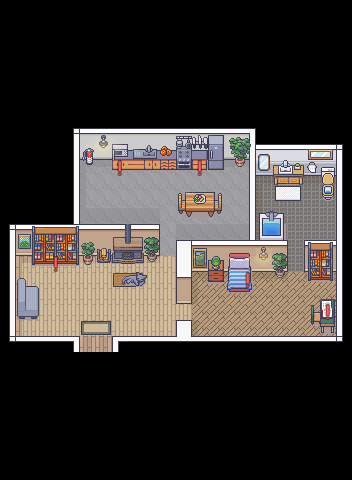

A 2D game scene composited from a Tiled map and its tileset images. What follows is a short description and the map's XML, with each tile layer's data collapsed to a summary:
An orthogonal 22x30 tile map with 16x16 px tiles, 6 tile layers (Tile Layer 1, objects-lower, walls, objects, ...), 1 hidden layer not drawn, 14 tilesets and 7 objects (Read A Book, Make A Meal, Have A Snack, Go To Bed, Study At Desk, ...).

<map version="1.10" tiledversion="1.10.2" orientation="orthogonal" renderorder="right-down" width="22" height="30" tilewidth="16" tileheight="16" infinite="0" nextlayerid="13" nextobjectid="12">
 <tileset firstgid="1" name="Interiors_16x16" tilewidth="16" tileheight="16" tilecount="17024" columns="16">
  <image source="Interiors_16x16.png" trans="000000" width="256" height="17024" />
 </tileset>
 <tileset firstgid="17025" name="Room_Builder_16x16" tilewidth="16" tileheight="16" tilecount="8284" columns="76">
  <image source="Room_Builder_16x16.png" trans="000000" width="1216" height="1744" />
  <tile id="392">
   <properties>
    <property name="transition" value="maps/map1/map1.tmx" />
   </properties>
  </tile>
  <tile id="623">
   <properties>
    <property name="blocked" value="blocked" />
   </properties>
  </tile>
  <tile id="1015">
   <properties>
    <property name="blocked" value="blocked" />
   </properties>
  </tile>
  <tile id="2323">
   <properties>
    <property name="collision" value="" />
   </properties>
  </tile>
 </tileset>
 <tileset firstgid="25309" name="2_LivingRoom_16x16" tilewidth="16" tileheight="16" tilecount="720" columns="16">
  <image source="2_LivingRoom_16x16.png" trans="000000" width="256" height="720" />
  <tile id="378">
   <properties>
    <property name="activity" value="Sleep,Home" />
   </properties>
  </tile>
 </tileset>
 <tileset firstgid="26029" name="5_Classroom_and_library_16x16" tilewidth="16" tileheight="16" tilecount="544" columns="16">
  <image source="5_Classroom_and_library_16x16.png" trans="000000" width="256" height="544" />
 </tileset>
 <tileset firstgid="26573" name="4_Bedroom_16x16" tilewidth="16" tileheight="16" tilecount="1712" columns="16">
  <image source="4_Bedroom_16x16.png" trans="000000" width="256" height="1712" />
 </tileset>
 <tileset firstgid="28285" name="12_Kitchen_16x16" tilewidth="16" tileheight="16" tilecount="784" columns="16">
  <image source="12_Kitchen_16x16.png" trans="000000" width="256" height="784" />
 </tileset>
 <tileset firstgid="29069" name="22_Museum" tilewidth="16" tileheight="16" tilecount="1952" columns="16">
  <image source="22_Museum.png" trans="000000" width="256" height="1952" />
 </tileset>
 <tileset firstgid="31021" name="20_Japanese_interiors" tilewidth="16" tileheight="16" tilecount="512" columns="16">
  <image source="20_Japanese_interiors.png" trans="000000" width="256" height="512" />
 </tileset>
 <tileset firstgid="31533" name="3_Bathroom_16x16" tilewidth="16" tileheight="16" tilecount="896" columns="16">
  <image source="3_Bathroom_16x16.png" trans="000000" width="256" height="896" />
 </tileset>
 <tileset firstgid="32429" name="21_Clothing_Store" tilewidth="16" tileheight="16" tilecount="1072" columns="16">
  <image source="21_Clothing_Store.png" trans="000000" width="256" height="1072" />
 </tileset>
 <tileset firstgid="33501" name="11_Halloween_16x16" tilewidth="16" tileheight="16" tilecount="976" columns="16">
  <image source="11_Halloween_16x16.png" trans="000000" width="256" height="976" />
 </tileset>
 <tileset firstgid="34477" name="13_Conference_Hall_16x16" tilewidth="16" tileheight="16" tilecount="192" columns="16">
  <image source="13_Conference_Hall_16x16.png" trans="000000" width="256" height="192" />
 </tileset>
 <tileset firstgid="34669" name="1_Generic_16x16" tilewidth="16" tileheight="16" tilecount="1248" columns="16">
  <image source="1_Generic_16x16.png" trans="000000" width="256" height="1248" />
 </tileset>
 <tileset firstgid="35917" name="activtymaeker" tilewidth="16" tileheight="16" tilecount="1" columns="1">
  <image source="oie_1512512TG0HYYOf.png" width="16" height="16" />
 </tileset>
 <layer id="9" name="collisions" width="22" height="30" visible="0">
  <data>[660 cells, 512 non-empty, 3 distinct tile ids]</data>
 </layer>
 <layer id="1" name="Tile Layer 1" width="22" height="30">
  <data>[660 cells, 162 non-empty, 18 distinct tile ids]</data>
 </layer>
 <layer id="4" name="objects-lower" width="22" height="30">
  <data>[660 cells, 14 non-empty, 14 distinct tile ids]</data>
 </layer>
 <layer id="2" name="walls" width="22" height="30">
  <data>[660 cells, 121 non-empty, 25 distinct tile ids]</data>
 </layer>
 <layer id="3" name="objects" width="22" height="30">
  <data>[660 cells, 96 non-empty, 93 distinct tile ids]</data>
 </layer>
 <layer id="5" name="objects-higher" width="22" height="30">
  <data>[660 cells, 28 non-empty, 25 distinct tile ids]</data>
 </layer>
 <layer id="6" name="objects-higher-higher" width="22" height="30">
  <data>[660 cells, 14 non-empty, 8 distinct tile ids]</data>
 </layer>
 <objectgroup id="10" name="activities">
  <object id="1" name="Read A Book" x="30.248" y="256.432" width="49.679" height="21.0758">
   <properties>
    <property name="activity_achievements" value="WELL_ROUNDED" />
    <property name="activity_str" value="read a book" />
    <property name="activity_time" type="int" value="1" />
    <property name="activity_type" value="relax" />
    <property name="change_stats" value="0.1,0.2" />
    <property name="is_activity" type="bool" value="true" />
   </properties>
  </object>
  <object id="3" name="Make A Meal" x="175.485" y="156.525" width="48" height="24.3823">
   <properties>
    <property name="activity_achievements" value="WELL_ROUNDED" />
    <property name="activity_str" value="make some food" />
    <property name="activity_time" type="int" value="2" />
    <property name="activity_type" value="eat" />
    <property name="change_stats" value="0.3,0.1" />
    <property name="is_activity" type="bool" value="true" />
   </properties>
  </object>
  <object id="4" name="Have A Snack" x="108.933" y="163.58" width="21.3177" height="22.9626">
   <properties>
    <property name="activity_achievements" value="SNACK_MASTER,WELL_ROUNDED" />
    <property name="activity_str" value="have a snack" />
    <property name="activity_time" type="int" value="1" />
    <property name="activity_type" value="eat" />
    <property name="change_stats" value="0.1,0" />
    <property name="is_activity" type="bool" value="true" />
   </properties>
  </object>
  <object id="5" name="Go To Bed" x="225.094" y="255.381" width="31.9532" height="43.2766">
   <properties>
    <property name="activity_str" value="go to bed" />
    <property name="activity_time" type="int" value="0" />
    <property name="activity_type" value="sleep" />
    <property name="change_stats" value="," />
    <property name="is_activity" type="bool" value="true" />
   </properties>
  </object>
  <object id="6" name="Study At Desk" x="300.429" y="299.695" width="36.7599" height="35.9415">
   <properties>
    <property name="activity_achievements" value="SCHOLARLY_SPRINTER,WELL_ROUNDED" />
    <property name="activity_str" value="study at your desk" />
    <property name="activity_time" type="int" value="3" />
    <property name="activity_type" value="study" />
    <property name="change_stats" value="0.2,0.3,0.2" />
    <property name="is_activity" type="bool" value="true" />
   </properties>
  </object>
 </objectgroup>
 <objectgroup id="11" name="spawnpoint">
  <object id="10" name="spawnpoint" x="134.55" y="302.189" width="2" height="2">
   <properties>
    <property name="spawnpoint" type="bool" value="true" />
   </properties>
  </object>
 </objectgroup>
 <objectgroup id="12" name="spawnpoints">
  <object id="11" name="transitions" x="79.0801" y="322.46" width="34.0534" height="29.5489">
   <properties>
    <property name="map_id" value="NEW_WORLD" />
    <property name="spawnpoint" value="Yh83J" />
   </properties>
  </object>
 </objectgroup>
</map>
